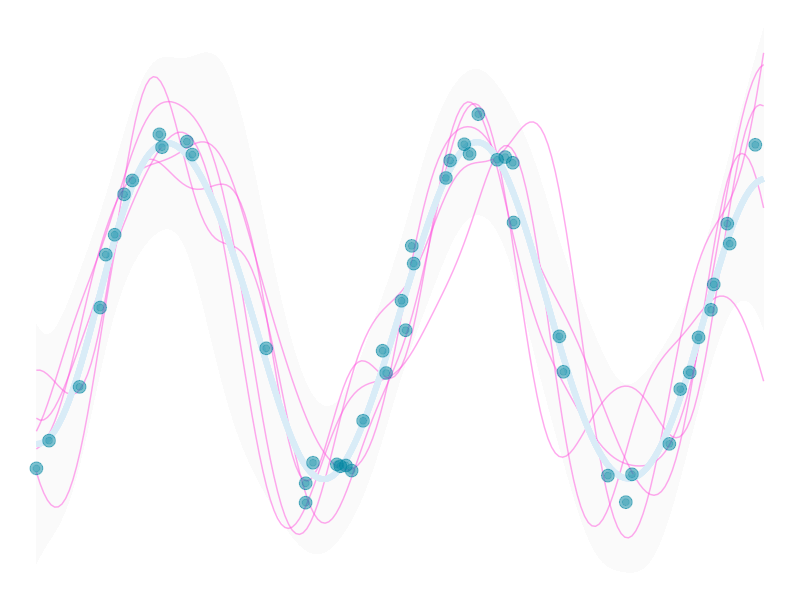

Reproduce this figure in R.
## ---- chunk 1
knitr::opts_chunk$set(
  echo = FALSE,
  dev.args = list(bg = 'transparent'),
  # dev='svglite',
  # fig.align='center',
  #out.width='75%', fig.asp=.75,
  cache.rebuild = F,
  cache = F
)
library(tidyverse)
## ---- chunk 2
library(tidyverse)
l = 1            # for l, sigma_f, sigma_n, see note at covariance function
sigma_f = 1      
sigma_n = .25 
k_eps   = 1e-8   # see note at Kstarstar
n_prior = 5      # number of prior draws
n_post_pred = 5  # number of posterior predictive draws
X_train = 15 * (runif(50) - .5)  
n_train = length(X_train)
# kept sine function for comparison to noise free result
y_train = sin(X_train) + rnorm(n = n_train, sd = .1)  
X_test = seq(-7.5, 7.5, length = 200)
n_test = length(X_test)
gp_mu <- function(x) {
  map_dbl(x, function(x) x = 0)
}
gp_K <- function(
  x,
  y = NULL,
  l = 1,
  sigma_f = 1,
  sigma_n = .5
  ) {
  
  if(!is.null(y)){
    sigma_f * exp( -(1/(2 * l^2)) * as.matrix(dist(x, upper = TRUE, diag = TRUE) ^ 2) ) +
      sigma_n*diag(length(x))    
  }
  else{
    sigma_f * exp( -(1/(2 * l^2)) * as.matrix(dist(x, upper = TRUE, diag = TRUE) ^ 2) )
  }  
}
Ky = gp_K(
  x = X_train,
  y = y_train,
  l = l,
  sigma_f = sigma_f,
  sigma_n = sigma_n
)
# initial matrix
K_ = gp_K(
  c(X_train, X_test),
  l = l,
  sigma_f = sigma_f,
  sigma_n = sigma_n
)
Kstar  = K_[1:n_train, (n_train+1):ncol(K_)]                    # dim = N x N*
tKstar = t(Kstar)                                               # dim = N* x N
Kstarstar = K_[(n_train+1):nrow(K_), (n_train+1):ncol(K_)] +    # dim = N* x N*
  k_eps*diag(n_test)      # the k_eps part is for positive definiteness
Kyinv = solve(Ky)
post_mu = gp_mu(X_test) + tKstar %*% Kyinv %*% (y_train - gp_mu(X_train))
post_K  = Kstarstar - tKstar %*% Kyinv %*% Kstar
s2 = diag(post_K)
y_pp = data.frame(t(MASS::mvrnorm(n_post_pred, mu = post_mu, Sigma = post_K)))
pp_data = data.frame(
  x = X_test,
  y = y_pp,
  fmean = post_mu, 
  se_lower = post_mu - 2 * sqrt(s2),
  se_upper = post_mu + 2 * sqrt(s2)
) %>% 
  pivot_longer(starts_with('y'), names_to = 'variable')
gdat = data.frame(
  x = X_test,
  y = y_pp,
  fmean = post_mu,
  se_lower = post_mu - 2 * sqrt(s2),
  se_upper = post_mu + 2 * sqrt(s2)
) %>%
  gather(key = variable,
         value = value,
         -x,
         -fmean,
         -se_lower,
         -se_upper)
ggplot(aes(x = x, y = value), data = gdat) +
  geom_ribbon(aes(ymin = se_lower, ymax = se_upper, group = variable),
              fill = 'gray98') +
  geom_line(aes(group = variable), color = '#FF55DD80') +
  geom_line(aes(group = variable, y = fmean),
            color = '#d9ecf7',
            size = 2) +
  geom_point(
    aes(x = X_train, y = y_train),
    size = 4,
    color = '#0085a1',
    alpha = .5,
    data = data.frame(X_train, y_train)
  ) +
  geom_point(
    aes(x = X_train, y = y_train),
    size = 2,
    color = '#0085a1',
    alpha = .25,
    data = data.frame(X_train, y_train)
  ) +
  theme_void()
